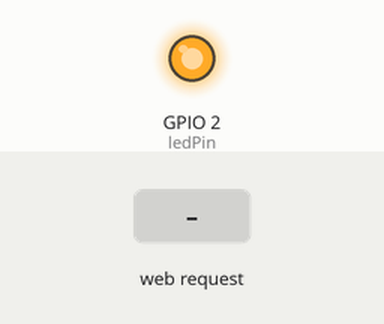
The sketch below on a simulated ESP8266 (NodeMCU). Parts: output pins drawn as LEDs (lit = HIGH). The inputs (shaded band) are chosen by the test bench. WiFi joins after 1.5 s; servers stay silent unless stated; what the sketch prints to the serial monitor is not drawn.

Above: at 2.7 s.
2.8 s: HTTP request GET /LED=ON received
At 4.0 s:
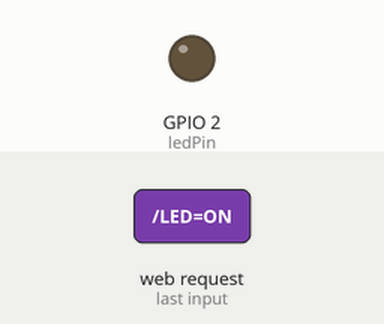
4.3 s: HTTP request GET /LED=OFF received
At 5.3 s:
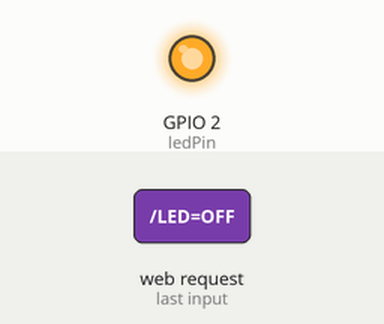
Timing chart, 0 to 7.3 s (numbered marks = the images above; inputs shaded):
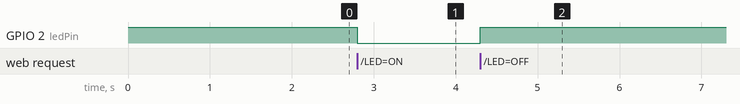

The sketch:

LEDONOFF.ino
```cpp
#include <ESP8266WiFi.h>

const char* ssid = "Nokia 5.3";       // Replace with your Wi-Fi SSID
const char* password = "Jachu123@@";   // Replace with your Wi-Fi Password

WiFiServer server(80);

int ledPin = LED_BUILTIN; // Built-in LED (D4 -> GPIO2)
String ledStatus = "OFF";

void setup() {
  Serial.begin(115200);
  pinMode(ledPin, OUTPUT);
  digitalWrite(ledPin, HIGH); // LED OFF (active LOW)

  WiFi.begin(ssid, password);
  Serial.print("Connecting to WiFi");

  while (WiFi.status() != WL_CONNECTED) {
    delay(500);
    Serial.print(".");
  }

  Serial.println("\nConnected to WiFi");
  Serial.print("IP address: ");
  Serial.println(WiFi.localIP());

  server.begin();
}

void loop() {
  WiFiClient client = server.available();
  if (client) {
    String request = client.readStringUntil('\r');
    Serial.println(request);
    client.flush();

    // Handle LED control
    if (request.indexOf("/LED=ON") != -1) {
      digitalWrite(ledPin, LOW); // Turn ON (active LOW)
      ledStatus = "ON";
    }
    if (request.indexOf("/LED=OFF") != -1) {
      digitalWrite(ledPin, HIGH); // Turn OFF
      ledStatus = "OFF";
    }

    // Send HTML response
    client.println("HTTP/1.1 200 OK");
    client.println("Content-Type: text/html");
    client.println("Connection: close");
    client.println();

    client.println("<!DOCTYPE html>");
    client.println("<html>");
    client.println("<head><title>NodeMCU LED Control</title></head>");
    client.println("<body style='text-align:center;'>");
    client.println("<h1>NodeMCU LED Control</h1>");
    client.println("<p>Status: <strong>" + ledStatus + "</strong></p>");
    client.println("<a href=\"/LED=ON\"><button>Turn ON</button></a>");
    client.println("<a href=\"/LED=OFF\"><button>Turn OFF</button></a>");
    client.println("</body></html>");

    delay(1);
  }
}
```

Measured:
- after the input at 2.8 s, GPIO 2 (ledPin): HIGH → LOW at once
- after the input at 4.3 s, GPIO 2 (ledPin): LOW → HIGH at once
